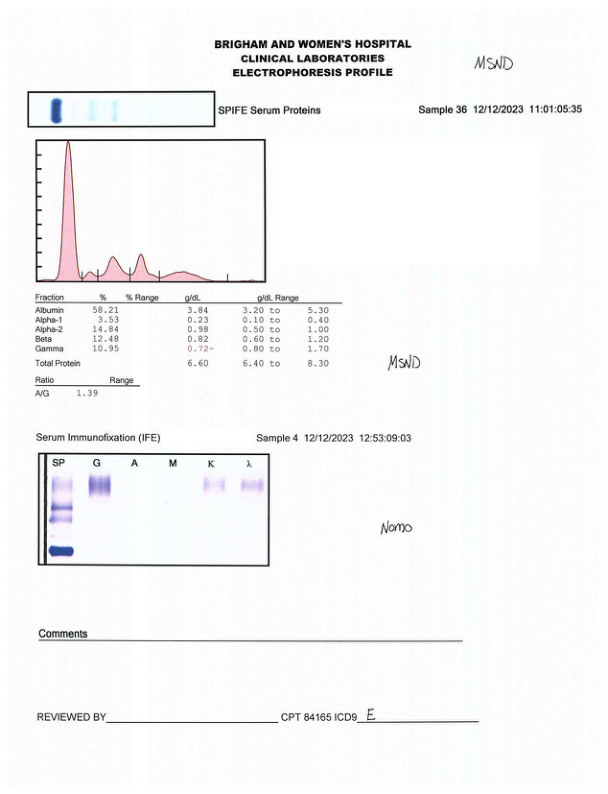
#> input picture Algorithm/PDFScan/sample102.jpg, 608 x 794 px, given in place of sample102.jpg.jpg, which was not available
$ python -i SPEPAlgorithm.py   (imports and definitions only)
#> lines starting #> are read from the running program, lines starting #| are printed output that depends on the picture; after the words box and inside, x2 and y2 are one past the last pixel; in counts of white or black regions, pixels touching at a corner belong together; pictures that were not available may be replaced by others from this repository, and a replacement may not be noted
#> in SPEPAlgorithm, image is the input picture: shape (794, 608, 3); mean B, G, R 247.3, 246.6, 246.7
### Algorithm/CropImage.py
import cv2

def crop_image(image_path, y1, y2, x1, x2, use_path=False):
#> called with y1 = 136, y2 = 285, x1 = 33, x2 = 269, use_path = False
    if use_path:
        img = cv2.imread(image_path)
    else:
        img = image_path

    img_cropped = img[y1:y2, x1:x2] # done via y_start:y_end, x_start:x_end

    return img_cropped

# [15 lines left out: function upscale_image, not called in this run]


def trim_white_space(image):
    # Convert the image to grayscale
    gray = cv2.cvtColor(image, cv2.COLOR_BGR2GRAY)

    # Use Otsu's thresholding method to create a binary image
    _, thresh = cv2.threshold(gray, 0, 255, cv2.THRESH_BINARY_INV + cv2.THRESH_OTSU)
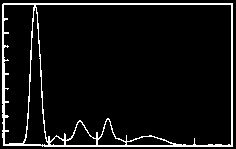
#> thresh: shape (149, 236); 6.7% white in thin lines or dots

    # Find contours in the thresholded image
    contours, _ = cv2.findContours(thresh, cv2.RETR_EXTERNAL, cv2.CHAIN_APPROX_SIMPLE)
#> contours = 1 contour; box (x1, y1, x2, y2) and area: (2, 3, 233, 147) 32828

    # Get the bounding box for each contour
    rects = [cv2.boundingRect(cnt) for cnt in contours]
#> rects = [(2, 3, 231, 144)]

    # Calculate the combined bounding box points
    top_x = min([x for (x, y, w, h) in rects])
#> top_x = 2
    top_y = min([y for (x, y, w, h) in rects])
#> top_y = 3
    bottom_x = max([x+w for (x, y, w, h) in rects])
#> bottom_x = 233
    bottom_y = max([y+h for (x, y, w, h) in rects])
#> bottom_y = 147

    # Crop the image using the combined bounding box coordinates
    cropped = image[top_y:bottom_y, top_x:bottom_x]

    return cropped

# [33 lines left out: functions trim_black_space, crop_image_cv2, not called in this run]

### Algorithm/SPEPAlgorithm.py
import cv2
from CropImage import *
import numpy as np

labels = ['albumin', 'alpha-1', 'alpha-2', 'beta', 'gamma']

lower = np.array([200, 180, 150])  # example for black
upper = np.array([255, 200, 180])  # example for near black

def find_contour_points(segment):
    # find the contour points
    height, width = segment.shape[:2]
    # crop the image to remove first 3px and last 3px due to lines.
    cropAmnt = round(0.05*width)
    segment = crop_image(segment, 0, height, cropAmnt, width-cropAmnt)

    # Convert the image to grayscale and binarize it
    gray = cv2.cvtColor(segment, cv2.COLOR_BGR2GRAY)
    _, binary = cv2.threshold(gray, 225, 255, cv2.THRESH_BINARY_INV)

    # Find the contours in the binary image
    contours, _ = cv2.findContours(binary, cv2.RETR_EXTERNAL, cv2.CHAIN_APPROX_SIMPLE)

    # Initialize lists to store x and y coordinates
    x_coords = []
    y_coords = []

    # Extract x and y coordinates from each contour point
    for contour in contours:
        for point in contour:
            x_coords.append(point[0][0])
            y_coords.append(point[0][1])

    # Combine the lists into a list of tuples
    coords = list(zip(x_coords, y_coords))

    coords = list(dict(coords).items())

    # Sort the list of tuples
    coords.sort()

    # Unzip the sorted list into two lists
    x_coords, y_coords = zip(*coords)

    return x_coords, y_coords

def SPEPAlgorithm(img):
    diagnosis = []
    image = cv2.imread("PDFScan/sample"+str(img)+".jpg")

    image = crop_image(image, 136, 285, 33, 269)

    image = trim_white_space(image)

    height, width = image.shape[:2]
#> height = 144; width = 231

    padding = 3
    image = crop_image(image, round(padding), round(height-padding), round(padding*2.7), round(width-padding)) # crop the image to remove some of the lines found on the sides
    image = cv2.resize(image, None, fx=4, fy=4, interpolation=cv2.INTER_LANCZOS4)
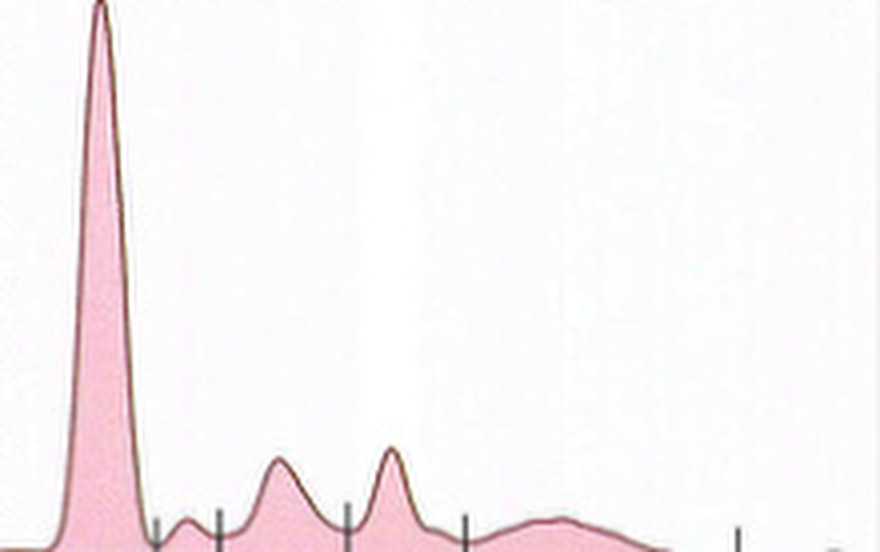
#> image: shape (552, 880, 3); mean B, G, R 245.9, 244.7, 249.4
    image = cv2.GaussianBlur(image, (5, 5), cv2.BORDER_DEFAULT)

    # identify black lines to segment the image

    x_coordinates = []
    y_coordinates = []

    segment_width = width // 40
#> segment_width = 5

    height, width = image.shape[:2]
#> height = 552; width = 880

    for i in range(0, width, segment_width):  # Loop over x-coordinates (columns) with step size of segment_width
        # Define the range of y-coordinates for the column
        y_range = range(int(height*0.8), height)

        # find the average column color
        column_color = image[y_range, i]

        # Ignore values > 250
        column_color = column_color[np.where(column_color <= 220)]

        # Calculate the average color
        average_color = np.average(column_color, axis=0)
        average_color = np.average(average_color)

        if 30 < average_color < 120:
            x_coordinates.append(i)
            y_coordinates.append(height*0.9)
#> this loop made 176 passes
#> average_color on passes 1 to 3: 183.6, 175.1, 169.7
#> after the loop, x_coordinates = [465]; y_coordinates = [496.8]

    for i in range(image.shape[1]):  # Loop over x-coordinates (columns)
        for j in range(int(height*0.8), image.shape[0]):  # Loop over y-coordinates (rows)
            # Check if the color values are within a distance of 10 from the average color value
            averageImageColor = np.average(image[j, i])

            height, width = image.shape[:2]
            if abs(round(image[j, i, 0]) - round(image[j, i, 1])) <= 1 and abs(round(image[j, i, 0]) - round(image[j, i, 2])) <= 1 and averageImageColor <= 160:
                too_close = False  # Variable to check if the point is too close to another point
                for x in x_coordinates:
                    if abs(i - x) < 50:  # If the point is too close to another point
                        too_close = True
                        break
                if not too_close and i > 25 and j > (height*0.8):
                    if len(x_coordinates) == 4: # checking for last point just in case it accidentally gets the yellow lines
                        if i > 660:
                            x_coordinates.append(i)
                            y_coordinates.append(j)
                    else :
                        x_coordinates.append(i)
                        y_coordinates.append(j)
                break
#> after the loop, x_coordinates = [465, 157, 217, 345, 736]; y_coordinates = [496.8, 525, 512, 506, 530]

    # sort x coords and y coords
    points = list(zip(x_coordinates, y_coordinates))
#> points = [(465, 496.8), (157, 525), (217, 512), (345, 506), (736, 530)]

    # Remove duplicates and sort by x-coordinate
    points = sorted(set(points), key=lambda x: x[0])
#> points = [(157, 525), (217, 512), (345, 506), (465, 496.8), (736, 530)]

    # Unzip the list of tuples back into two lists
    x_coordinates, y_coordinates = zip(*points)
#> x_coordinates = (157, 217, 345, 465, 736); y_coordinates = (525, 512, 506, 496.8, 530)

    x_coordinates = list(x_coordinates)
#> x_coordinates = [157, 217, 345, 465, 736]
    y_coordinates = list(y_coordinates)
#> y_coordinates = [525, 512, 506, 496.8, 530]

    while len(x_coordinates) > 5:
        print("Removing extra points since it is unneeded")
        x_coordinates.pop()
        y_coordinates.pop()
#> this loop made 0 passes

    if len(x_coordinates) < 5:
        print("Missing a point! Attempting to add a point...")

    # The default coordinates you can choose from
    x_default_coords = [170, 230, 350, 500, round(width*0.8)]
#> x_default_coords = [170, 230, 350, 500, 704]

    def add_points(x_coordinates, y_coordinates, x_default_coords, height):
#> called with height = 552
        while len(x_coordinates) < 5:
            min_differences = [min(abs(x - point) for x in x_coordinates) for point in x_default_coords]

            new_point = x_default_coords[min_differences.index(max(min_differences))]

            x_coordinates.append(new_point)
            y_coordinates.append(height * 0.9)

            x_default_coords.remove(new_point)
#> after the loop, x_coordinates = [157, 217, 345, 465, 736]; x_default_coords = [170, 230, 350, 500, 704]; y_coordinates = [525, 512, 506, 496.8, 530]

        x_coordinates.sort()

        return x_coordinates, y_coordinates

    x_coordinates, y_coordinates = add_points(x_coordinates, y_coordinates, x_default_coords, height)
    # [8 lines of commented-out code are left out]
    segmented_images = []
    segmented_images.append(image[:, 0:x_coordinates[0]])

    # Segment the image based on the x-values
    for i in range(len(x_coordinates) - 2):
        segment = image[:, x_coordinates[i]:x_coordinates[i+1]]

        segmented_images.append(segment)
#> this loop made 3 passes
#> pass 3, in SPEPAlgorithm, `segment = image[:, x_coordinates[i]:x_coordinates[i+1]]`:
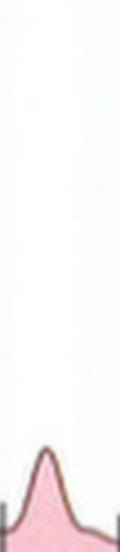
#> segment: shape (552, 120, 3); mean B, G, R 246.6, 246.2, 250.1
#> after the loop, segmented_images = 4 items

    # some extra stuff to get the last line at the end
    if len(x_coordinates) == 5:
        segmented_images.append(image[:, x_coordinates[len(x_coordinates)-2]:x_coordinates[len(x_coordinates)-1]])
    else:
        segmented_images.append(image[:, x_coordinates[-1]:])

    labeled_images = dict(zip(labels, segmented_images))
#> labeled_images = 5 items

    # scan the image to find contour points

    colorValuesX = [195, 225]
    colorValuesY = [170, 195]
    colorValuesZ = [130, 170]

    areas = []

    min_mask = 160

    # loop through each segmented image
    for i, (label, segment) in enumerate(labeled_images.items()):

        height, width = segment.shape[:2]
#> width = 157
        # crop the image to remove first 3px and last 3px due to lines.
        cropAmnt = 7
        segment = crop_image(segment, 0, height, cropAmnt, width-cropAmnt)
#> call 3 of crop_image, with y1 = 0, y2 = 552, x1 = 7, x2 = 150, use_path = False
#> in crop_image (call 3), `img = image_path`:
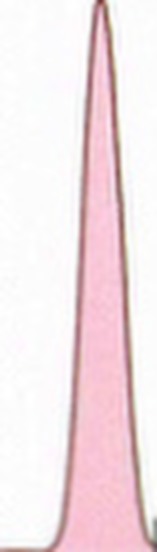
#> img: shape (552, 157, 3); mean of channels 0, 1, 2 230.7, 227.2, 243; drawn as B, G, R
#> in crop_image (call 3), `img_cropped = img[y1:y2, x1:x2]`:
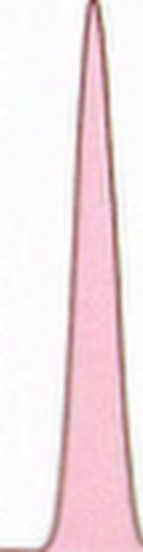
#> img_cropped: shape (552, 143, 3); mean of channels 0, 1, 2 228.9, 225, 242.4; drawn as B, G, R

        # Convert the image to grayscale and binarize it
        gray = cv2.cvtColor(segment, cv2.COLOR_BGR2GRAY)
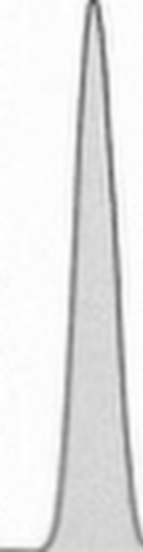
#> gray: shape (552, 143); min 69, max 255, mean 230.7
        _, binary = cv2.threshold(gray, min_mask, 255, cv2.THRESH_BINARY_INV)
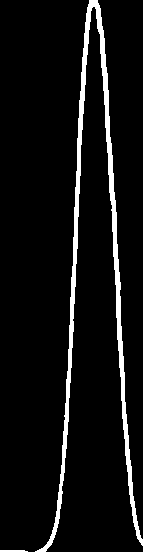
#> binary: shape (552, 143); 6.3% white; 2 white regions

        contours, _ = cv2.findContours(binary, cv2.RETR_EXTERNAL, cv2.CHAIN_APPROX_SIMPLE)
#> contours = 2 contours; box (x1, y1, x2, y2) and area: (35, 0, 143, 552) 3854, (0, 550, 28, 552) 24

        # Initialize lists to store x and y coordinates
        x_coords = []
        y_coords = []

        # Extract x and y coordinates from each contour point
        for contour in contours:
            for point in contour:
                x_coords.append(point[0][0])
                y_coords.append(point[0][1])
#> this loop made 2 passes
#> after the loop, x_coords = 384 values, max 142 at index 290, min 0 at index 0, mean 91.79; y_coords = 384 values, max 551 at index 1, min 0 at index 5, mean 312.5

        # plt.imshow(binary)
        # plt.plot(x_coords, y_coords)
        # plt.show()

        # Convert lists to numpy arrays
        x_coords = np.array(x_coords)
        y_coords = np.array(y_coords)

        coords = list(zip(x_coords, y_coords))
#> coords = 384 pairs, first value 0 to 142, second value 0 to 551

        coords = list(dict(coords).items())
#> coords = 108 pairs, first value 0 to 142, second value 0 to 551

        # Sort the list of tuples
        coords.sort()

        # Unzip the sorted list into two lists
        x_coords, y_coords = zip(*coords)
#> x_coords = 108 values from 0 to 142; y_coords = 108 values, max 551 at index 0, min 0 at index 62, mean 324.9

        area = 0
        for i in range(len(x_coords)-1):
            area += (x_coords[i+1] - x_coords[i]) * (y_coords[i+1] + y_coords[i]) / 2
#> this loop made 107 passes
#> area on passes 1 to 12: 13212, 13762.5, 14864.5, 19272.5, 19823.5, 20374, 20924, 21473.5, 22022.5, 22571, 23119, 24767.5
#> after the loop, area = 53261

        areas.append((area, label))

        # print(y_coords)

        # print(np.min(y_coords), label)

        peakDecNum = 457 # this number corresponds to the y value that the min_contour_point
        # this is a fall back, meaning that if this runs, then that means that is **absolutely has to be** an mspike since it is way off the charts, unless everything is already off the charts
        # print(np.min(y_coords))
        if label == 'gamma' and np.min(y_coords) <= peakDecNum or label == 'beta' and np.min(y_coords) <= peakDecNum*0.8:
            diagnosis.append(['MSP', label])
            mspikeFound = True
            print("MSP detected in " + label)
        else:
            diagnosis.append(('MSND',label))

        # diagnosis = "MSND"

        ###### HANDLING THE YELLOW LINES ######

        contours = []

        x_coordinates_lines = []
        y_coordinates_lines = []
        # find the auto generated lines
        for i in range(segment.shape[1]):
            for j in range(segment.shape[0]):

                colorValuesX = [195, 225]
                colorValuesY = [170, 195]
                colorValuesZ = [130, 170]

                if colorValuesX[0] < segment[j][i][0] < colorValuesX[1] and colorValuesY[0] < segment[j][i][1] < colorValuesY[1] and colorValuesZ[0] < segment[j][i][2] < colorValuesZ[1]:
                    too_close = False
                    for x in x_coordinates_lines:
                        if abs(i - x) < 25:
                            too_close = True
                            break
                    if not too_close:
                        x_coordinates_lines.append(i)
                        y_coordinates_lines.append(j)
                    break
#> after the loop, x_coordinates_lines = []; y_coordinates_lines = []

        if len(x_coordinates_lines) == 1:
            x_coordinates_lines.append(1)
            x_coordinates_lines.append(width-1)


        # plt.scatter(x_coordinates_lines, y_coordinates_lines)
        # plt.imshow(segment)
        # plt.show()

        # now, for each segment, segment the image again based on the lines if applicable
        if len(x_coordinates_lines) != 0:
            # After finding the points, segment the image again
            segmented_images_lines = []

            segmented_images_lines.append(segment[:, :x_coordinates_lines[0]])
            for i in range(len(x_coordinates_lines) - 1):
                # Extract the segment
                segmentR = segment[:, x_coordinates_lines[i]:x_coordinates_lines[i+1]]

                # Append the segment to the list
                segmented_images_lines.append(segmentR)
            segmented_images_lines.append(segment[:, x_coordinates_lines[-1]:])

            # Define lower and upper bounds for the colors you want to ignore
            lower = np.array([200, 180, 150])  # example for black
            upper = np.array([255, 200, 180])  # example for near black

            # print(len(segmented_images_lines))
            areaD = []
            for segment in segmented_images_lines:
                height, width = segment.shape[:2]
                # crop the image to remove first 3px and last 3px due to lines.
                cropAmnt = round(0.05*width)
                segment = crop_image(segment, 0, height, cropAmnt, width-cropAmnt)

                # preprocess
                mask = cv2.inRange(segment, lower, upper)
                segment = cv2.bitwise_and(segment, segment, mask=255-mask)

                gray = cv2.cvtColor(segment, cv2.COLOR_BGR2GRAY)
                _, binary = cv2.threshold(gray, min_mask, 255, cv2.THRESH_BINARY_INV)

                contours, _ = cv2.findContours(binary, cv2.RETR_EXTERNAL, cv2.CHAIN_APPROX_SIMPLE)

                x_coords = []
                y_coords = []

                for contour in contours:
                    for point in contour:
                        x_coords.append(point[0][0])
                        y_coords.append(point[0][1])

                x_coords = x_coords[7:len(x_coords)-3] # cutting off some stuff because there is still some times it gets the spike peak

                coords = list(zip(x_coords, y_coords))

                coords = list(dict(coords).items())

                coords.sort()

                if coords:  # Check if coords is not empty
                    x_coords, y_coords = zip(*coords)
                else:
                    x_coords, y_coords = [], []

                # plt.imshow(binary)
                # plt.plot(x_coords, y_coords)
                # plt.show()

                # after finding the contour points, find the area under the curve
                area = 0
                for i in range(len(x_coords)-1):
                    area += (x_coords[i+1] - x_coords[i]) * (y_coords[i+1] + y_coords[i]) / 2 # gauss's formula

                areaD.append(area)

            areas.append((np.sum(areaD), label))

            print(areaD[1] / np.sum(areaD), ((areaD[0] + areaD[2]) / np.sum(areaD)))
            mspikeFound = False
            # the 0 in diagnosis means that it is from the AUC calculation
            if label == "gamma":
                if 0.304 < areaD[1] / np.sum(areaD):
                    diagnosis.append(["MSP", 0])
                    mspikeFound = True
                else:
                    diagnosis.append(["MSND", 0])
            elif label == "beta":
                if 0.304 < areaD[1] / np.sum(areaD):
                    diagnosis.append(["MSP", "beta"])
                    mspikeFound = True
                else:
                    diagnosis.append(["MSND", 0])
            else:
                print("Yellow / blue lines were found somewhere else?")

    return diagnosis

>>> result = SPEPAlgorithm('PDFScan/sample102.jpg')
#> result = [('MSND', 'albumin'), ('MSND', 'alpha-1'), ('MSND', 'alpha-2'), ('MSND', 'beta'), ('MSND', 'gamma')]
